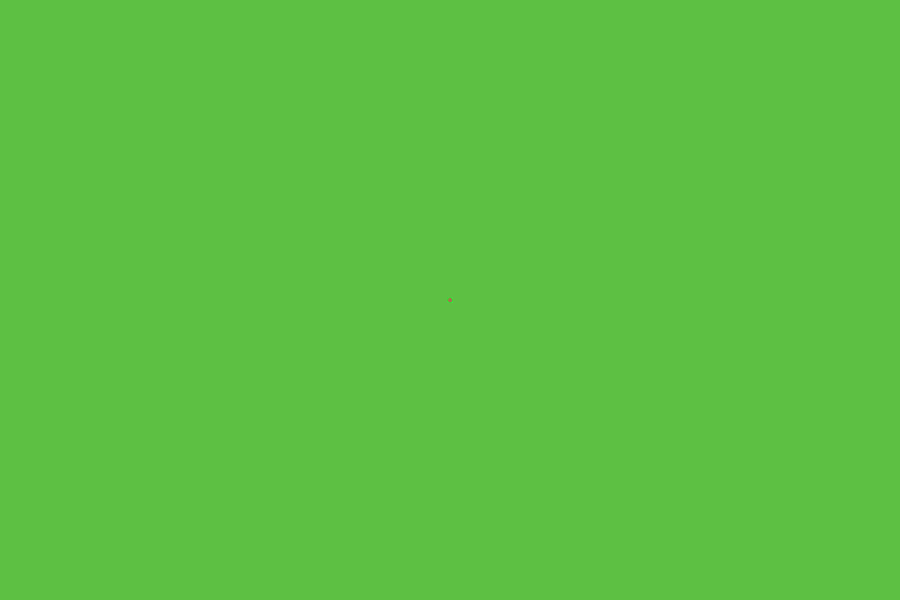
Frame 1 (no input)
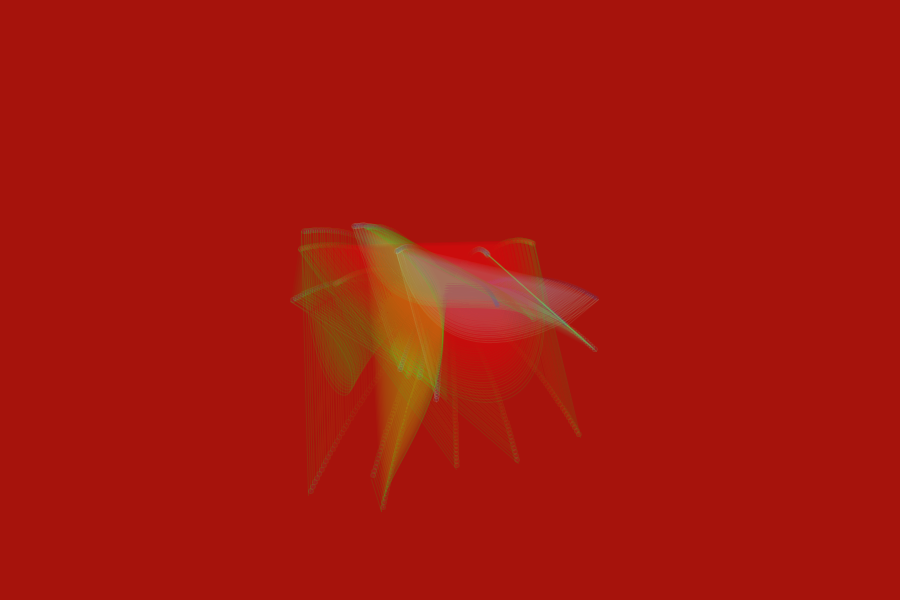
Frame 60 (the mouse pressed at the canvas centre just before this capture)
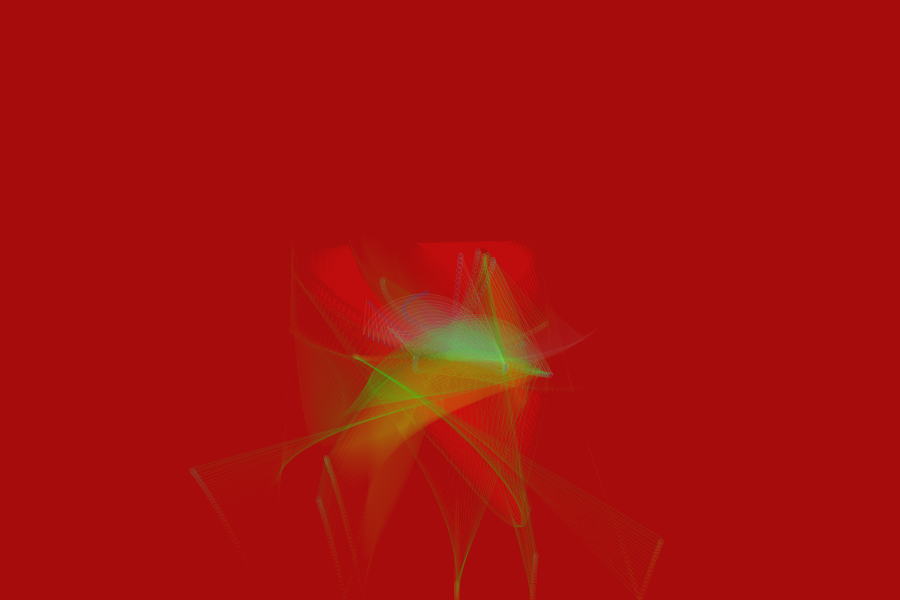
Frame 120 (the mouse held since frame 60 and released just before this capture)

The Processing sketch that drew these frames (run headless with seeded random() and noise(); from frame 60 on, the mouse is pressed at the canvas centre):

// Processing sketch: processing_95824
// ── processing_95824.pde

int N = 25;
Rebota[] r1 = new Rebota[N];


//------------------------
void setup() {
  size(900, 600);
  background(90, 200, 70);

  for (int i=0; i<N; i++) {
    r1[i] = new Rebota();
    r1[i].vel.x = random(-3, 3);
    r1[i].vel.y = random(-3, 3);
    r1[i].c = color((1+i)*10, 90, 227-((1+i)*7.5), 30);
  }
}

//------------------------
void draw() {
  
  colorMode(HSB,360,100,100,100);
  noStroke();
  fill(int(frameCount/36)%360, 200, 70, 4);
  rect(0, 0, width, height);
  //colorMode(RGB);
  for (int i=0; i<N; i++) {
    r1[i].dibuja();
    r1[i].actualiza();
    if ( i%2 == 0 && i>1 ) {
      stroke(127, (1+i)*7.5, 220, 10);
      line(r1[i-1].pos.x, r1[i-1].pos.y, r1[i].pos.x, r1[i].pos.y);
    }
    if ( i%4 == 0 && i>3 ) {
      fill(250-((1+i)*10), (1+i)*8.0, 220, 3);
      beginShape();
      vertex(r1[i].pos.x, r1[i].pos.y);
      bezierVertex(r1[i-1].pos.x, r1[i-1].pos.y, r1[i-2].pos.x, r1[i-2].pos.y, r1[i-3].pos.x, r1[i-3].pos.y);
      endShape();
    }
  }
}

class Rebota {

  PVector pos;
  PVector vel;
  PVector grav; 
  PVector viento;
  PVector raton;
  //PVector gato;

  color c;
  float diam;
  float dist; 

  Rebota() {

    pos = new PVector(width/2, height/2);
    vel = new PVector(0, 0);
    grav = new PVector(0, 0.05);
    viento = new PVector(0.0, 0.0);
    raton = new PVector(mouseX, mouseY);
    //gato = new PVector(0, 0);
    dist = 0;


    c = color(210, 127, 80);
    diam = 5;
  }

  void dibuja() {

    fill(c);
    ellipse(pos.x, pos.y, diam, diam);
  }

  void actualiza() {

    raton.set(mouseX, mouseY, 0);
    raton.sub(pos);
    dist = raton.mag();

    raton.normalize();
    raton.mult(0.25);

    if (dist < 200 && dist > 30) {
      vel.add(raton);
    }

    vel.add(grav);
    vel.add(viento);
    vel.mult(0.997);
    pos.add(vel);
    fronteras();
  }

  void fronteras() {
    //--- x ---
    if (pos.x < 0) {
      pos.x = 0;
      vel.x *= -1.0;
    }
    if (pos.x > width) {
      pos.x = width;
      vel.x *= -1.0;
    }

    //--- y ---
    if (pos.y < 0) {
      pos.y = 0;
      vel.y *= -1.0;
    }
    if (pos.y > height) {
      pos.y = height;
      vel.y *=-0.90;
    }
  }
};
